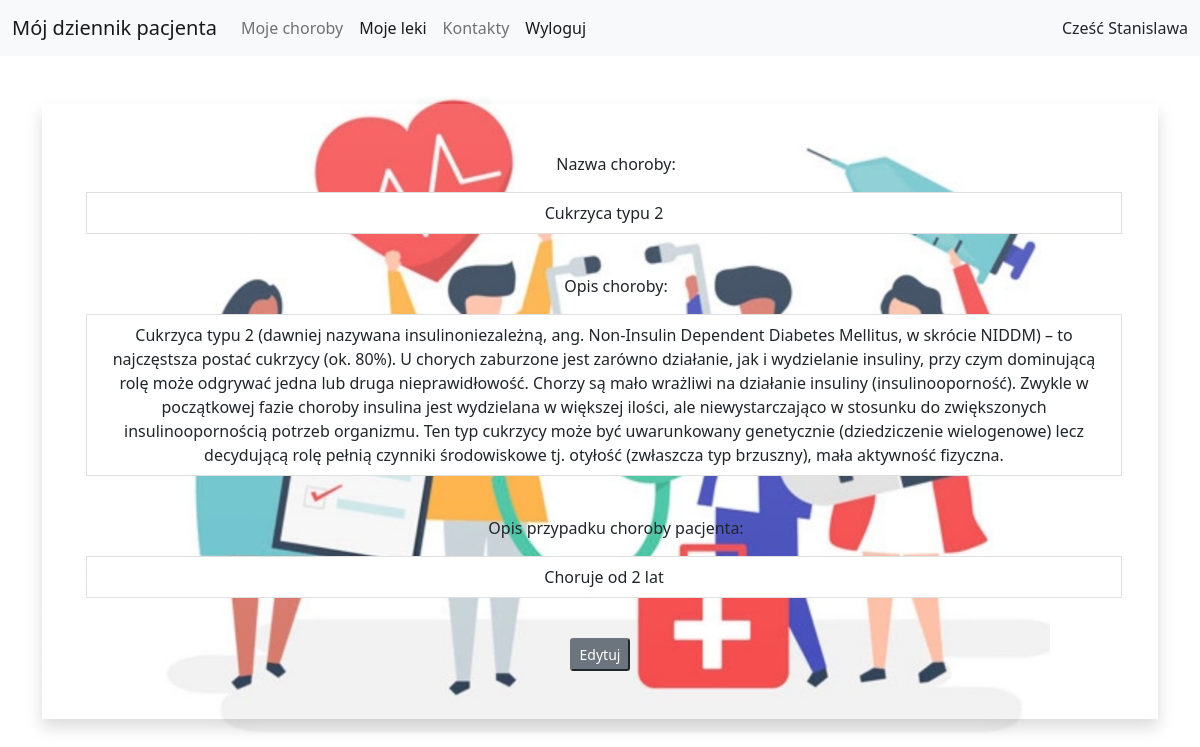
The app's page /patient_diseases/28/ (signed in) with its own data.
### accounts/models.py (models this page shows)
class CustomUser(AbstractUser):
    def __str__(self):
        return self.username

### patientdiary/models.py (models this page shows, shortened)
class PatientDisease(models.Model):
    patient = models.ForeignKey(Patient, on_delete=models.CASCADE)
    disease = models.ForeignKey('Disease', on_delete=models.CASCADE)
    description = models.TextField()

class Disease(models.Model):
    name = models.CharField(max_length=128)
    description = models.TextField()
    def __str__(self):
        return self.name

### patientdiary/views.py (the view)
# urls.py: path('patient_diseases/<int:pk>/', views.PatientDiseaseDetailView.as_view(),
class PatientDiseaseDetailView(LoginRequiredMixin, DetailView):
    model = PatientDisease
    template_name = 'patient_disease_detail_view.html'
    def get_context_data(self, **kwargs):
        context = super().get_context_data(**kwargs)
        context['patient'] = Patient.objects.get(user=self.request.user)
        return context

### accounts/templates/patient_disease_detail_view.html (shortened to what this page needs)
{% extends 'base.html' %}
{% block content %}
    <br>
    <br>
    <div class="container">
        <form>
            <div class="container text-center shadow bg-gradient" style="border-bottom-width: initial>
            <div class=" row
            ">
            <div><br><br>
                <ul><p>Nazwa choroby:</p>
                    <li class="list-group-item me-md-4 "> {{ object.disease }}</li>
                </ul>
                <br>
                <ul><p>Opis choroby:</p>
                    <li class="list-group-item me-md-4">{{ object.disease.description }}</li>
                    <br>
                </ul>
                <ul><p>Opis przypadku choroby pacjenta:</p>
                    <li class="list-group-item me-md-4">{{ object.description }}</li>
                    <br>
                </ul>
                <td><a href="{% url 'update_patient_disease_view' object.pk %}">
                    <button type="button" class="btn-secondary btn-sm disabled">Edytuj</button>
                </a><br>
                    <br>
                    <br>
            </div>
    </div>
    </div>
    <br>
{% endblock %}

### accounts/templates/base.html (shortened to what this page needs)
{% load static %}
<!doctype html>
<html lang="en">
<head>
    <link href="https://cdn.jsdelivr.net/npm/bootstrap@5.1.3/dist/css/bootstrap.min.css" rel="stylesheet"
>
    <link rel="stylesheet" type="text/css" href="{% static 'accounts/css/coment.css' %}">
</head>
<form method="post">
    <nav class="navbar navbar-expand-lg navbar-light bg-light">
        <div class="container-fluid">
            {% if user.is_authenticated %}
                <a class="navbar-brand" href="{% url 'patient_view' patient.pk %}">Mój dziennik pacjenta</a>
            {% endif %}
            <div class="collapse navbar-collapse" id="navbarNav">
                <ul class="navbar-nav">
                    {% if user.is_authenticated %}
                        <li class="nav-item">
                            <a class="nav-link " aria-current="page" href="{% url 'diseases_view' %}">Moje choroby</a>
                        </li>
                        <li class="nav-item">
                            <a class="nav-link active" href="{% url 'drugs_view' %}">Moje leki</a>
                        </li>
                        <li class="nav-item">
                            <a class="nav-link " aria-current="page" href="{% url 'contacts' %}">Kontakty</a>
                        </li>
                        <li class="nav-item">
                            <a class="nav-link active" href="{% url 'logout' %}">Wyloguj</a>
                        </li>
                    {% else %}
                        <li class="nav-item">
                            <a class="nav-link " href="{% url 'login' %}">Zaloguj</a>
                        </li>
                        <li class="nav-item">
                        <a class="nav-link active" href="{% url 'signup' %}">Zarejestruj się</a>
                    {% endif %}
                </ul>
            </div>
            {% if user.is_authenticated %}
                <div> Cześć {{ user }} </div>
            {% endif %}
        </div>
    </nav>
</form>
<body id="bg" style="background-image: url('{% static "accounts/images/mainpage.jpg" %}');">
{% block content %}
{% endblock %}
</body>
</html>

### accounts/static/accounts/css/coment.css (style rules this page uses)
#bg { background-repeat: no-repeat; background-size: 75%; background-position: center; background-attachment: fixed; }

### records on screen
CustomUser: username "Stanislawa"
PatientDisease: disease "Cukrzyca typu 2", disease.description "Cukrzyca typu 2 (dawniej nazywana insulinoniezależną, ang. Non-Insulin Dependent Diabetes Mellitus, w skrócie NIDDM) – to najczęstsza postać cukrzycy (ok. 80%). U chorych zaburzone jest zarówno działanie, jak i wydzielanie insuliny, przy czym dominującą rolę może odgrywać jedna lub druga nieprawidłowość. Chorzy są mało wrażliwi na działanie insuliny (insulinooporność). Zwykle w początkowej fazie choroby insulina jest wydzielana w większej ilości, ale niewystarczająco w stosunku do zwiększonych insulinoopornością potrzeb organizmu. Ten typ cukrzycy może być uwarunkowany genetycznie (dziedziczenie wielogenowe) lecz decydującą rolę pełnią czynniki środowiskowe tj. otyłość (zwłaszcza typ…", description "Choruje od 2 lat"
